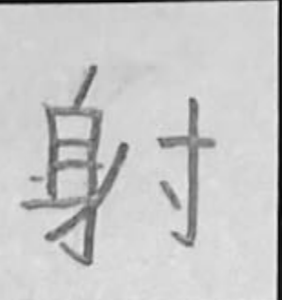
#> input picture judge_data/002.png, 282 x 300 px; its folder holds only this picture in this run
$ python -i split_to_2.py   (imports and definitions only)
#> lines starting #> are read from the running program, lines starting #| are printed output that depends on the picture
import os
import lmdb
import cv2
import random
import numpy as np
from tqdm import tqdm
from concurrent.futures import ThreadPoolExecutor, as_completed
import shutil
# import time

# [4 lines left out: function write_cache, not called in this run]

# 關鍵修改：將 cv2.imread(img_path, cv2.IMREAD_GRAYSCALE)
# 改為使用 open() + np.frombuffer() + cv2.imdecode() 組合。
def load_image(img_path):
    """讀取圖片，前處理後轉 PNG bytes；不破壞淡字"""
#> called with img_path = '../judge_data/002.png'
    try:
        # ✅ 修改：使用 Unicode 安全的讀取方式
        with open(img_path, 'rb') as f:
            file_bytes = np.frombuffer(f.read(), np.uint8)
            img = cv2.imdecode(file_bytes, cv2.IMREAD_GRAYSCALE)
#> img is the input picture: shape (300, 282); min 3, max 236, mean 199.6

        if img is None:
            return None

        # 去除背景不均 (保留淡筆畫)
        bg = cv2.GaussianBlur(img, (51, 51), 0)
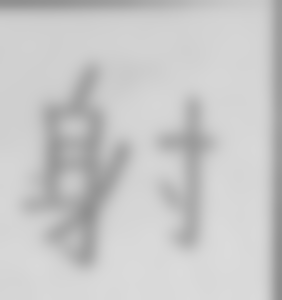
#> bg: shape (300, 282); min 141, max 219, mean 200.1
        img = cv2.addWeighted(img, 1.5, bg, -0.5, 0)
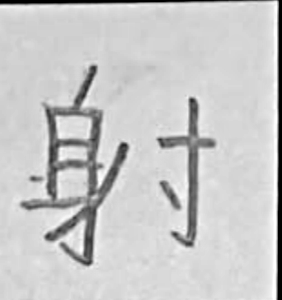
#> img: shape (300, 282); min 0, max 255, mean 200.1

        # 局部對比增強 CLAHE
        clahe = cv2.createCLAHE(clipLimit=2.0, tileGridSize=(8, 8))
        img = clahe.apply(img)
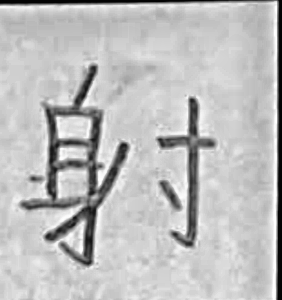
#> img: shape (300, 282); min 3, max 255, mean 189.4

        # 銳化 (unsharp mask)
        blur_small = cv2.GaussianBlur(img, (3, 3), 0)
        img = cv2.addWeighted(img, 1.2, blur_small, -0.2, 0)

        # 限制範圍 (避免超亮超暗像素)
        img = np.clip(img, 0, 255).astype(np.uint8)

        _, img_bin = cv2.imencode('.png', img)
        return img_bin.tobytes()

    except Exception as e:
        return None

# [30 lines of commented-out code are left out]


# [91 lines left out: functions create_lmdb, main, not called in this run]


# [2 lines not run here, left out]

>>> result = load_image('../judge_data/002.png')

$ run again, on judge_data/028.png
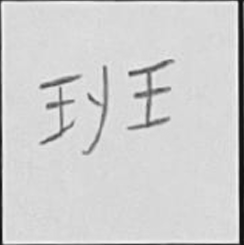
#> input picture judge_data/028.png, 244 x 245 px
#> in load_image, img is the input picture: shape (245, 244); min 14, max 250, mean 207.4
#> in load_image, `bg = cv2.GaussianBlur(img, (51, 51), 0)`:
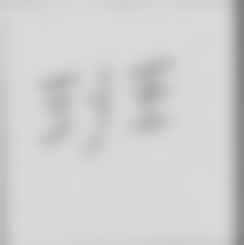
#> bg: shape (245, 244); min 128, max 219, mean 208.3
#> in load_image, `blur_small = cv2.GaussianBlur(img, (3, 3), 0)`:
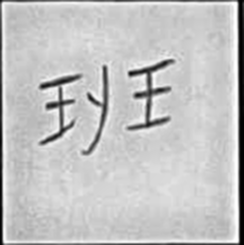
#> blur_small: shape (245, 244); min 3, max 255, mean 194.8
